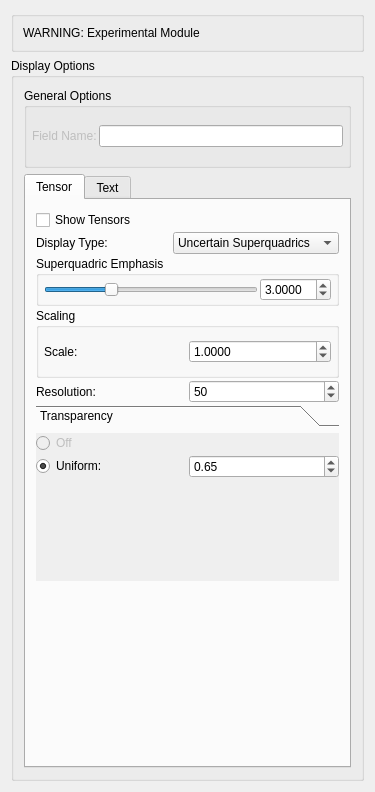
<?xml version="1.0" encoding="UTF-8"?>
<ui version="4.0">
 <class>ShowUncertaintyGlyphsDialog</class>
 <widget class="QDialog" name="ShowUncertaintyGlyphsDialog">
  <property name="geometry">
   <rect>
    <x>0</x>
    <y>0</y>
    <width>375</width>
    <height>792</height>
   </rect>
  </property>
  <property name="minimumSize">
   <size>
    <width>375</width>
    <height>792</height>
   </size>
  </property>
  <property name="maximumSize">
   <size>
    <width>375</width>
    <height>16777215</height>
   </size>
  </property>
  <property name="windowTitle">
   <string>Dialog</string>
  </property>
  <layout class="QVBoxLayout" name="verticalLayout_17">
   <item>
    <widget class="QGroupBox" name="groupBox_2">
     <property name="title">
      <string/>
     </property>
     <layout class="QVBoxLayout" name="verticalLayout_2">
      <property name="sizeConstraint">
       <enum>QLayout::SetMinimumSize</enum>
      </property>
      <item>
       <widget class="QLabel" name="label">
        <property name="text">
         <string>WARNING: Experimental Module</string>
        </property>
        <property name="scaledContents">
         <bool>false</bool>
        </property>
       </widget>
      </item>
     </layout>
    </widget>
   </item>
   <item>
    <widget class="QGroupBox" name="groupBox">
     <property name="minimumSize">
      <size>
       <width>350</width>
       <height>359</height>
      </size>
     </property>
     <property name="maximumSize">
      <size>
       <width>16777215</width>
       <height>16777215</height>
      </size>
     </property>
     <property name="title">
      <string>Display Options</string>
     </property>
     <layout class="QGridLayout" name="gridLayout">
      <property name="leftMargin">
       <number>10</number>
      </property>
      <property name="topMargin">
       <number>10</number>
      </property>
      <property name="rightMargin">
       <number>10</number>
      </property>
      <property name="bottomMargin">
       <number>10</number>
      </property>
      <item row="0" column="0">
       <widget class="QGroupBox" name="generalOptionsBox_1">
        <property name="enabled">
         <bool>true</bool>
        </property>
        <property name="minimumSize">
         <size>
          <width>0</width>
          <height>80</height>
         </size>
        </property>
        <property name="title">
         <string>General Options</string>
        </property>
        <layout class="QVBoxLayout" name="verticalLayout">
         <property name="spacing">
          <number>2</number>
         </property>
         <property name="leftMargin">
          <number>5</number>
         </property>
         <property name="topMargin">
          <number>5</number>
         </property>
         <property name="rightMargin">
          <number>5</number>
         </property>
         <property name="bottomMargin">
          <number>5</number>
         </property>
         <item>
          <layout class="QHBoxLayout" name="horizontalLayout">
           <item>
            <widget class="QLabel" name="label_3">
             <property name="enabled">
              <bool>false</bool>
             </property>
             <property name="text">
              <string>Field Name:</string>
             </property>
            </widget>
           </item>
           <item>
            <widget class="QLineEdit" name="lineEdit">
             <property name="enabled">
              <bool>true</bool>
             </property>
            </widget>
           </item>
          </layout>
         </item>
        </layout>
       </widget>
      </item>
      <item row="1" column="0">
       <widget class="QTabWidget" name="displayOptionsTabs_">
        <property name="enabled">
         <bool>true</bool>
        </property>
        <property name="minimumSize">
         <size>
          <width>245</width>
          <height>560</height>
         </size>
        </property>
        <property name="styleSheet">
         <string notr="true"/>
        </property>
        <property name="tabPosition">
         <enum>QTabWidget::North</enum>
        </property>
        <property name="tabShape">
         <enum>QTabWidget::Rounded</enum>
        </property>
        <property name="currentIndex">
         <number>0</number>
        </property>
        <property name="documentMode">
         <bool>false</bool>
        </property>
        <property name="tabsClosable">
         <bool>false</bool>
        </property>
        <widget class="QWidget" name="tensorTab">
         <attribute name="title">
          <string>Tensor</string>
         </attribute>
         <layout class="QVBoxLayout" name="verticalLayout_9">
          <property name="spacing">
           <number>2</number>
          </property>
          <property name="leftMargin">
           <number>10</number>
          </property>
          <property name="topMargin">
           <number>10</number>
          </property>
          <property name="rightMargin">
           <number>10</number>
          </property>
          <property name="bottomMargin">
           <number>10</number>
          </property>
          <item>
           <widget class="QCheckBox" name="showTensorsCheckBox_">
            <property name="sizePolicy">
             <sizepolicy hsizetype="Minimum" vsizetype="Fixed">
              <horstretch>0</horstretch>
              <verstretch>0</verstretch>
             </sizepolicy>
            </property>
            <property name="minimumSize">
             <size>
              <width>0</width>
              <height>0</height>
             </size>
            </property>
            <property name="text">
             <string>Show Tensors</string>
            </property>
           </widget>
          </item>
          <item>
           <layout class="QHBoxLayout" name="horizontalLayout_42">
            <item>
             <widget class="QLabel" name="tensorDisplayTypeLabel_">
              <property name="text">
               <string>Display Type:</string>
              </property>
             </widget>
            </item>
            <item>
             <widget class="QComboBox" name="tensorsDisplayTypeComboBox_">
              <item>
               <property name="text">
                <string>Uncertain Superquadrics</string>
               </property>
              </item>
             </widget>
            </item>
           </layout>
          </item>
          <item>
           <widget class="QGroupBox" name="superquadricEmphasisGroupBox_">
            <property name="enabled">
             <bool>true</bool>
            </property>
            <property name="minimumSize">
             <size>
              <width>0</width>
              <height>50</height>
             </size>
            </property>
            <property name="font">
             <font>
              <strikeout>false</strikeout>
             </font>
            </property>
            <property name="title">
             <string>Superquadric Emphasis</string>
            </property>
            <layout class="QHBoxLayout" name="horizontalLayout_2">
             <property name="spacing">
              <number>2</number>
             </property>
             <property name="leftMargin">
              <number>5</number>
             </property>
             <property name="topMargin">
              <number>0</number>
             </property>
             <property name="rightMargin">
              <number>5</number>
             </property>
             <property name="bottomMargin">
              <number>0</number>
             </property>
             <item>
              <widget class="QSlider" name="superquadricEmphasisSlider_">
               <property name="maximum">
                <number>100</number>
               </property>
               <property name="value">
                <number>30</number>
               </property>
               <property name="orientation">
                <enum>Qt::Horizontal</enum>
               </property>
              </widget>
             </item>
             <item>
              <widget class="QDoubleSpinBox" name="superquadricEmphasisDoubleSpinBox_">
               <property name="decimals">
                <number>4</number>
               </property>
               <property name="maximum">
                <double>10.000000000000000</double>
               </property>
               <property name="singleStep">
                <double>0.100000000000000</double>
               </property>
               <property name="value">
                <double>3.000000000000000</double>
               </property>
              </widget>
             </item>
            </layout>
           </widget>
          </item>
          <item>
           <widget class="QGroupBox" name="tensorScalingGroupBox_">
            <property name="enabled">
             <bool>true</bool>
            </property>
            <property name="minimumSize">
             <size>
              <width>0</width>
              <height>70</height>
             </size>
            </property>
            <property name="title">
             <string>Scaling</string>
            </property>
            <layout class="QVBoxLayout" name="verticalLayout_22">
             <property name="spacing">
              <number>2</number>
             </property>
             <property name="leftMargin">
              <number>5</number>
             </property>
             <property name="topMargin">
              <number>0</number>
             </property>
             <property name="rightMargin">
              <number>5</number>
             </property>
             <property name="bottomMargin">
              <number>0</number>
             </property>
             <item>
              <layout class="QHBoxLayout" name="horizontalLayout_46">
               <item>
                <widget class="QLabel" name="tensorScaleLabel_">
                 <property name="text">
                  <string>Scale:</string>
                 </property>
                </widget>
               </item>
               <item>
                <widget class="QDoubleSpinBox" name="scaleTensorsDoubleSpinBox_">
                 <property name="enabled">
                  <bool>true</bool>
                 </property>
                 <property name="decimals">
                  <number>4</number>
                 </property>
                 <property name="minimum">
                  <double>0.000100000000000</double>
                 </property>
                 <property name="maximum">
                  <double>100.000000000000000</double>
                 </property>
                 <property name="singleStep">
                  <double>0.100000000000000</double>
                 </property>
                 <property name="value">
                  <double>1.000000000000000</double>
                 </property>
                </widget>
               </item>
              </layout>
             </item>
            </layout>
           </widget>
          </item>
          <item>
           <layout class="QHBoxLayout" name="horizontalLayout_47">
            <item>
             <widget class="QLabel" name="tensorResolutionLabel_">
              <property name="text">
               <string>Resolution:</string>
              </property>
             </widget>
            </item>
            <item>
             <widget class="QSpinBox" name="tensorsResolutionSpinBox_">
              <property name="minimum">
               <number>3</number>
              </property>
              <property name="maximum">
               <number>200</number>
              </property>
              <property name="value">
               <number>50</number>
              </property>
             </widget>
            </item>
           </layout>
          </item>
          <item>
           <widget class="QToolBox" name="toolBox_6">
            <property name="currentIndex">
             <number>0</number>
            </property>
            <widget class="QWidget" name="page_13">
             <property name="geometry">
              <rect>
               <x>0</x>
               <y>0</y>
               <width>303</width>
               <height>122</height>
              </rect>
             </property>
             <attribute name="label">
              <string>Transparency</string>
             </attribute>
             <layout class="QVBoxLayout" name="verticalLayout_24">
              <property name="spacing">
               <number>2</number>
              </property>
              <property name="leftMargin">
               <number>0</number>
              </property>
              <property name="topMargin">
               <number>0</number>
              </property>
              <property name="rightMargin">
               <number>0</number>
              </property>
              <property name="bottomMargin">
               <number>0</number>
              </property>
              <item>
               <widget class="QRadioButton" name="tensorsTransparencyOffRButton_">
                <property name="enabled">
                 <bool>false</bool>
                </property>
                <property name="autoFillBackground">
                 <bool>false</bool>
                </property>
                <property name="text">
                 <string>Off</string>
                </property>
                <property name="checked">
                 <bool>false</bool>
                </property>
               </widget>
              </item>
              <item>
               <layout class="QHBoxLayout" name="horizontalLayout_48">
                <item>
                 <widget class="QRadioButton" name="tensorsUniformTransparencyRButton_">
                  <property name="enabled">
                   <bool>true</bool>
                  </property>
                  <property name="font">
                   <font>
                    <strikeout>false</strikeout>
                   </font>
                  </property>
                  <property name="text">
                   <string>Uniform:</string>
                  </property>
                  <property name="checked">
                   <bool>true</bool>
                  </property>
                 </widget>
                </item>
                <item>
                 <widget class="QDoubleSpinBox" name="tensorsTransparencyDoubleSpinBox_">
                  <property name="minimumSize">
                   <size>
                    <width>80</width>
                    <height>0</height>
                   </size>
                  </property>
                  <property name="maximum">
                   <double>1.000000000000000</double>
                  </property>
                  <property name="singleStep">
                   <double>0.010000000000000</double>
                  </property>
                  <property name="value">
                   <double>0.650000000000000</double>
                  </property>
                 </widget>
                </item>
               </layout>
              </item>
              <item>
               <spacer name="verticalSpacer_8">
                <property name="orientation">
                 <enum>Qt::Vertical</enum>
                </property>
                <property name="sizeHint" stdset="0">
                 <size>
                  <width>20</width>
                  <height>40</height>
                 </size>
                </property>
               </spacer>
              </item>
             </layout>
             <zorder>tensorsTransparencyOffRButton_</zorder>
             <zorder></zorder>
             <zorder>verticalSpacer_8</zorder>
            </widget>
           </widget>
          </item>
          <item>
           <spacer name="verticalSpacer_10">
            <property name="orientation">
             <enum>Qt::Vertical</enum>
            </property>
            <property name="sizeHint" stdset="0">
             <size>
              <width>20</width>
              <height>40</height>
             </size>
            </property>
           </spacer>
          </item>
         </layout>
        </widget>
        <widget class="QWidget" name="textTab_">
         <attribute name="title">
          <string>Text</string>
         </attribute>
         <widget class="QLabel" name="label_4">
          <property name="geometry">
           <rect>
            <x>20</x>
            <y>20</y>
            <width>181</width>
            <height>31</height>
           </rect>
          </property>
          <property name="text">
           <string>(Nothing here yet)</string>
          </property>
         </widget>
        </widget>
       </widget>
      </item>
     </layout>
    </widget>
   </item>
  </layout>
 </widget>
 <resources/>
 <connections/>
</ui>
